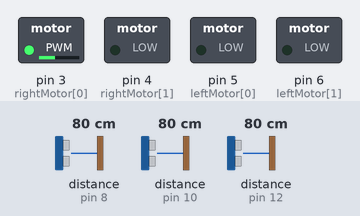
The sketch below on a simulated Arduino Uno, built with avr-gcc and run on an emulated ATmega328P. On the bench: switched loads named in the sketch (green lamp = pin HIGH). The test bench sets the inputs (shaded band); at power-on: distance to the obstacle (sensors on pin 8, pin 10, pin 12) 80 cm. Random numbers use the default seed unless the sketch sets one; what the sketch prints to the serial monitor is not drawn.

Above: at 1.6 s.
1.7 s: distance to the obstacle (sensor on pin 8) set to 35 cm
At 2.6 s:
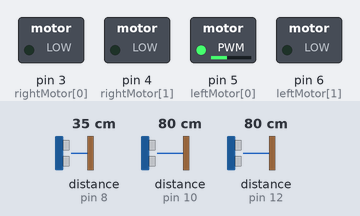
5.6 s: distance to the obstacle (sensor on pin 10) set to 2 cm
9.5 s: distance to the obstacle (sensor on pin 12) set to 38 cm
13.4 s: distance to the obstacle (sensor on pin 12) set to 31 cm
At 15.8 s:
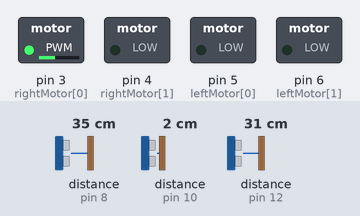
17.3 s: distance to the obstacle (sensor on pin 10) set to 34 cm
21.2 s: distance to the obstacle (sensor on pin 10) set to 38 cm
At 23.8 s:
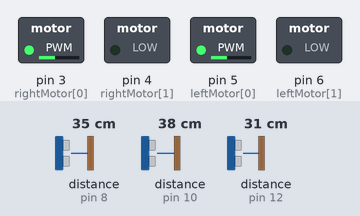
Timing chart, 0 to 25.3 s (numbered marks = the images above; inputs shaded):
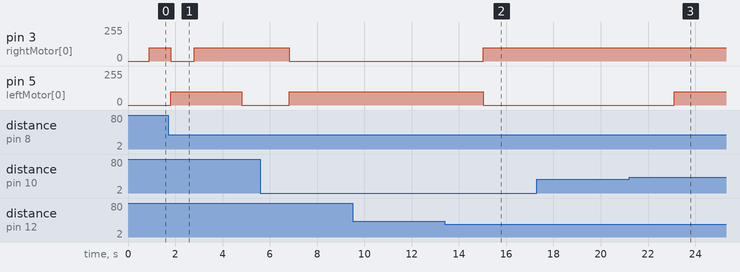

Measured:
- the behaviour switches between 35 and 34 cm on distance to the obstacle (sensor on pin 12) (found by bisection; images 1 and 2)
- the behaviour switches between 35 and 36 cm on distance to the obstacle (sensor on pin 10) (found by bisection; images 2 and 3)
- after the input at 9.5 s, every drawn part: stays the same
- after the input at 13.4 s, pin 3 (rightMotor[0]): 0/255 → 100/255 after 1.6 s; pin 5 (leftMotor[0]): 100/255 → 0/255 after 1.6 s
- after the input at 17.3 s, every drawn part: stays the same
- after the input at 21.2 s, pin 5 (leftMotor[0]): 0/255 → 100/255 after 1.9 s

The sketch:

for_run.ino
```cpp
#include <math.h>
#include "NewPing.h"


/******************************************************************
 * Network Configuration - customized per network
 ******************************************************************/

const int PatternCount =1;
const int InputNodes = 3;
const int HiddenNodes = 7;
const int OutputNodes = 3;
const float LearningRate = 0.3;
const float Momentum = 0.9;
const float InitialWeightMax = 0.5;
const float Success = 0.0004;
float Input[PatternCount][InputNodes];
float Target[PatternCount][OutputNodes];

/******************************************************************
 * Initialization of motor pins and functions
 ******************************************************************/
int leftMotor[] = { 5, 6 };
int rightMotor[] = { 3, 4 };

void setMotors(int l, int r)
{
if (l >= 0 && r >= 0)
{
analogWrite(leftMotor[0], l);
digitalWrite(leftMotor[1], LOW);
analogWrite(rightMotor[0], r);
digitalWrite(rightMotor[1], LOW);
}
else if (l < 0 && r < 0)
{
r = -r;
l = -l;
digitalWrite(leftMotor[0], LOW);
analogWrite(leftMotor[1], l);
digitalWrite(rightMotor[0], LOW);
analogWrite(rightMotor[1], r);
}
else if (l > 0 && r < 0)
{
analogWrite(leftMotor[0], l);
digitalWrite(leftMotor[1], LOW);
digitalWrite(rightMotor[0], LOW);
analogWrite(rightMotor[1], r);
}
else if (l < 0 && r > 0)
{
digitalWrite(leftMotor[0], LOW);
analogWrite(leftMotor[1], l);
analogWrite(rightMotor[0], r);
digitalWrite(rightMotor[1], LOW);
}
else
{
digitalWrite(leftMotor[0], LOW);
digitalWrite(leftMotor[1], LOW);
digitalWrite(rightMotor[0], LOW);
digitalWrite(rightMotor[1], LOW);
}
}

/******************************************************************
 * Get distance and calculate for input
 ******************************************************************/

#define MAX_DISTANCE 400

 double leftDistance, frontDistance, rightDistance;
 double left,right,front;
 int lefttarget,righttarget,fronttarget;

NewPing leftSonar(9, 8, MAX_DISTANCE);
NewPing frontSonar (11, 10, MAX_DISTANCE);
NewPing rightSonar (13, 12, MAX_DISTANCE);

void updateDistance()
{
    Serial.println("Updating distances: ");
    leftDistance = leftSonar.ping() / US_ROUNDTRIP_CM;
    frontDistance = frontSonar.ping() / US_ROUNDTRIP_CM;
    rightDistance = rightSonar.ping() / US_ROUNDTRIP_CM;

    Serial.println("Frontdistance: " + String(frontDistance) + " cm");
    Serial.println("Leftdistance: " + String(leftDistance) + " cm");
    Serial.println("Rightdistance: " + String(rightDistance) + " cm");
}
void calculateinputdistance()
{
  if (leftDistance < rightDistance && leftDistance < frontDistance)
  {
    left=leftDistance/leftDistance;
    right=rightDistance/leftDistance;
    front=frontDistance/leftDistance;
    Serial.println("Frontdistance after calculation: " + String(front) + " cm");
    Serial.println("Leftdistance after calculation: " + String(left) + " cm");
    Serial.println("Rightdistance after calculation: " + String(right) + " cm");
    if(left>right&&left>front)
    {
      lefttarget=1;
      righttarget=0;
      fronttarget=0;
    }
    else if(right>left&&right>front)
    {
      lefttarget=0;
      righttarget=1;
      fronttarget=0;
    }
    else if(front>left&&front>right)
    {
      lefttarget=0;
      righttarget=0;
      fronttarget=1;
    }

  }
    else if (rightDistance < leftDistance && rightDistance < frontDistance)
    {
    left=leftDistance/rightDistance;
    right=rightDistance/rightDistance;
    front=frontDistance/rightDistance;
    Serial.println("Frontdistance after calculation: " + String(front) + " cm");
    Serial.println("Leftdistance after calculation: " + String(left) + " cm");
    Serial.println("Rightdistance after calculation: " + String(right) + " cm");
    if(left>right&&left>front)
    {
      lefttarget=1;
      righttarget=0;
      fronttarget=0;
    }
    else if(right>left&&right>front)
    {
      lefttarget=0;
      righttarget=1;
      fronttarget=0;
    }
    else if(front>left&&front>right)
    {
      lefttarget=0;
      righttarget=0;
      fronttarget=1;
    }
  }
    else if (frontDistance < leftDistance && frontDistance < rightDistance)
    {
    left=leftDistance/frontDistance;
    right=rightDistance/frontDistance;
    front=frontDistance/frontDistance;
    Serial.println("Frontdistance after calculation: " + String(front) + " cm");
    Serial.println("Leftdistance after calculation: " + String(left) + " cm");
    Serial.println("Rightdistance after calculation: " + String(right) + " cm");
    if(left>right&&left>front)
    {
      lefttarget=1;
      righttarget=0;
      fronttarget=0;
    }
    else if(right>left&&right>front)
    {
      lefttarget=0;
      righttarget=1;
      fronttarget=0;
    }
    else if(front>left&&front>right)
    {
      lefttarget=0;
      righttarget=0;
      fronttarget=1;
    }
  }
   }
void inputtarget()
{
  updateDistance();
  calculateinputdistance();

  Input[0][0] = left;
  Target[0][0] = lefttarget;

  Input[0][1] = right;
  Target[0][1] = righttarget;

  Input[0][2] = front;
  Target[0][2] = fronttarget;

 // Input[PatternCount][InputNodes]={left,right,front};
  //Target[PatternCount][OutputNodes]={left,right,front};

}

/******************************************************************
 * End Network Configuration
 ******************************************************************/


int i, j, p, q, r;
int ReportEvery1000;
int RandomizedIndex[PatternCount];
long  TrainingCycle;
float Rando;
float Error;
float Accum;


float Hidden[HiddenNodes];
float Output[OutputNodes];
float HiddenWeights[InputNodes+1][HiddenNodes];
float OutputWeights[HiddenNodes+1][OutputNodes];
float HiddenDelta[HiddenNodes];
float OutputDelta[OutputNodes];
float ChangeHiddenWeights[InputNodes+1][HiddenNodes];
float ChangeOutputWeights[HiddenNodes+1][OutputNodes];

void setup()
{
  Serial.begin(9600);
  randomSeed(analogRead(3));
  ReportEvery1000 = 1;
  for( p = 0 ; p < PatternCount ; p++ ) {
    RandomizedIndex[p] = p ;
  }
  for (int i = 0; i < 2; i++){
pinMode(leftMotor[i], OUTPUT);
pinMode(rightMotor[i], OUTPUT);
}

}

void loop (){

inputtarget();
/******************************************************************
* Initialize HiddenWeights and ChangeHiddenWeights
******************************************************************/

  for( i = 0 ; i < HiddenNodes ; i++ ) {
    for( j = 0 ; j <= InputNodes ; j++ ) {
      ChangeHiddenWeights[j][i] = 0.0 ;
      Rando = float(random(100))/100;
      HiddenWeights[j][i] = 2.0 * ( Rando - 0.5 ) * InitialWeightMax ;
    }
  }
/******************************************************************
* Initialize OutputWeights and ChangeOutputWeights
******************************************************************/

  for( i = 0 ; i < OutputNodes ; i ++ ) {
    for( j = 0 ; j <= HiddenNodes ; j++ ) {
      ChangeOutputWeights[j][i] = 0.0 ;
      Rando = float(random(100))/100;
      OutputWeights[j][i] = 2.0 * ( Rando - 0.5 ) * InitialWeightMax ;
    }
  }
  Serial.println("Initial/Untrained Outputs: ");
  toTerminal();
/******************************************************************
* Begin training
******************************************************************/

  for( TrainingCycle = 1 ; TrainingCycle < 2147483647 ; TrainingCycle++) {

/******************************************************************
* Randomize order of training patterns
******************************************************************/

    for( p = 0 ; p < PatternCount ; p++) {
      q = random(PatternCount);
      r = RandomizedIndex[p] ;
      RandomizedIndex[p] = RandomizedIndex[q] ;
      RandomizedIndex[q] = r ;
    }
    Error = 0.0 ;
/******************************************************************
* Cycle through each training pattern in the randomized order
******************************************************************/
    for( q = 0 ; q < PatternCount ; q++ ) {
      p = RandomizedIndex[q];

/******************************************************************
* Compute hidden layer activations
******************************************************************/

      for( i = 0 ; i < HiddenNodes ; i++ ) {
        Accum = HiddenWeights[InputNodes][i] ;
        for( j = 0 ; j < InputNodes ; j++ ) {
          Accum += Input[p][j] * HiddenWeights[j][i] ;
        }
        Hidden[i] = 1.0/(1.0 + exp(-Accum)) ;
      }

/******************************************************************
* Compute output layer activations and calculate errors
******************************************************************/

      for( i = 0 ; i < OutputNodes ; i++ ) {
        Accum = OutputWeights[HiddenNodes][i] ;
        for( j = 0 ; j < HiddenNodes ; j++ ) {
          Accum += Hidden[j] * OutputWeights[j][i] ;
        }
        Output[i] = 1.0/(1.0 + exp(-Accum)) ;
        OutputDelta[i] = (Target[p][i] - Output[i]) * Output[i] * (1.0 - Output[i]) ;
        Error += 0.5 * (Target[p][i] - Output[i]) * (Target[p][i] - Output[i]) ;
      }

/******************************************************************
* Backpropagate errors to hidden layer
******************************************************************/

      for( i = 0 ; i < HiddenNodes ; i++ ) {
        Accum = 0.0 ;
        for( j = 0 ; j < OutputNodes ; j++ ) {
          Accum += OutputWeights[i][j] * OutputDelta[j] ;
        }
        HiddenDelta[i] = Accum * Hidden[i] * (1.0 - Hidden[i]) ;
      }


/******************************************************************
* Update Inner-->Hidden Weights
******************************************************************/


      for( i = 0 ; i < HiddenNodes ; i++ ) {
        ChangeHiddenWeights[InputNodes][i] = LearningRate * HiddenDelta[i] + Momentum * ChangeHiddenWeights[InputNodes][i] ;
        HiddenWeights[InputNodes][i] += ChangeHiddenWeights[InputNodes][i] ;
        for( j = 0 ; j < InputNodes ; j++ ) {
          ChangeHiddenWeights[j][i] = LearningRate * Input[p][j] * HiddenDelta[i] + Momentum * ChangeHiddenWeights[j][i];
          HiddenWeights[j][i] += ChangeHiddenWeights[j][i] ;
        }
      }

/******************************************************************
* Update Hidden-->Output Weights
******************************************************************/

      for( i = 0 ; i < OutputNodes ; i ++ ) {
        ChangeOutputWeights[HiddenNodes][i] = LearningRate * OutputDelta[i] + Momentum * ChangeOutputWeights[HiddenNodes][i] ;
        OutputWeights[HiddenNodes][i] += ChangeOutputWeights[HiddenNodes][i] ;
        for( j = 0 ; j < HiddenNodes ; j++ ) {
          ChangeOutputWeights[j][i] = LearningRate * Hidden[j] * OutputDelta[i] + Momentum * ChangeOutputWeights[j][i] ;
          OutputWeights[j][i] += ChangeOutputWeights[j][i] ;
        }
      }
    }

/******************************************************************
* Every 1000 cycles send data to terminal for display
******************************************************************/
    ReportEvery1000 = ReportEvery1000 - 1;
    if (ReportEvery1000 == 0)
    {
      Serial.println();
      Serial.println();
      Serial.print ("TrainingCycle: ");
      Serial.print (TrainingCycle);
      Serial.print ("  Error = ");
      Serial.println (Error, 5);

      toTerminal();

      if (TrainingCycle==1)
      {
        ReportEvery1000 = 999;
      }
      else
      {
        ReportEvery1000 = 1000;
      }
    }


/******************************************************************
* If error rate is less than pre-determined threshold then end
******************************************************************/

    if( Error < Success )
    break ;
  }
  Serial.println ();
  Serial.println();
  Serial.print ("TrainingCycle: ");
  Serial.print (TrainingCycle);
  Serial.print ("  Error = ");
  Serial.println (Error, 5);

  toTerminal();

  Serial.println ();
  Serial.println ();
  Serial.println ("Training Set Solved! ");
  Serial.println ("--------");
  Serial.println ();
  Serial.println ();
  ReportEvery1000 = 1;
  Serial.println("left value=");
  Serial.println(Output[0],5);
  Serial.println("right value=");
  Serial.println(Output[1],5);
  Serial.println("front value=");
  Serial.println(Output[2],5);
  if(Output[0]>Output[1]&&Output[0]>Output[2])
  {
    Serial.println("turning left");
    delay(100);
    setMotors(0,100);

  }
  else if(Output[1]>Output[0]&&Output[1]>Output[2])
  {
    Serial.println("turning right");
    delay(100);
    setMotors(100,0);
  }
  else if(Output[2]>Output[0]&&Output[2]>Output[1])
  {
    Serial.println("going forward ");
    delay(100);
    setMotors(100,100);
  }
  else
  {
    Serial.println("stop ");
    setMotors(0,0);
  }

}

void toTerminal()
{

  for( p = 0 ; p < PatternCount ; p++ ) {
    Serial.println();
    Serial.print ("  Training Pattern: ");
    Serial.println (p);
    Serial.print ("  Input ");
    for( i = 0 ; i < InputNodes ; i++ ) {
      Serial.print (Input[p][i], DEC);
      Serial.print (" ");
    }
    Serial.print ("  Target ");
    for( i = 0 ; i < OutputNodes ; i++ ) {
      Serial.print (Target[p][i], DEC);
      Serial.print (" ");
    }
/******************************************************************
* Compute hidden layer activations
******************************************************************/

    for( i = 0 ; i < HiddenNodes ; i++ ) {
      Accum = HiddenWeights[InputNodes][i] ;
      for( j = 0 ; j < InputNodes ; j++ ) {
        Accum += Input[p][j] * HiddenWeights[j][i] ;
      }
      Hidden[i] = 1.0/(1.0 + exp(-Accum)) ;
    }

/******************************************************************
* Compute output layer activations and calculate errors
******************************************************************/

    for( i = 0 ; i < OutputNodes ; i++ ) {
      Accum = OutputWeights[HiddenNodes][i] ;
      for( j = 0 ; j < HiddenNodes ; j++ ) {
        Accum += Hidden[j] * OutputWeights[j][i] ;
      }
      Output[i] = 1.0/(1.0 + exp(-Accum)) ;
    }
    Serial.print ("  Output ");
    for( i = 0 ; i < OutputNodes ; i++ ) {
      Serial.print (Output[i], 5);
      Serial.print (" ");
    }
  }

}
```
